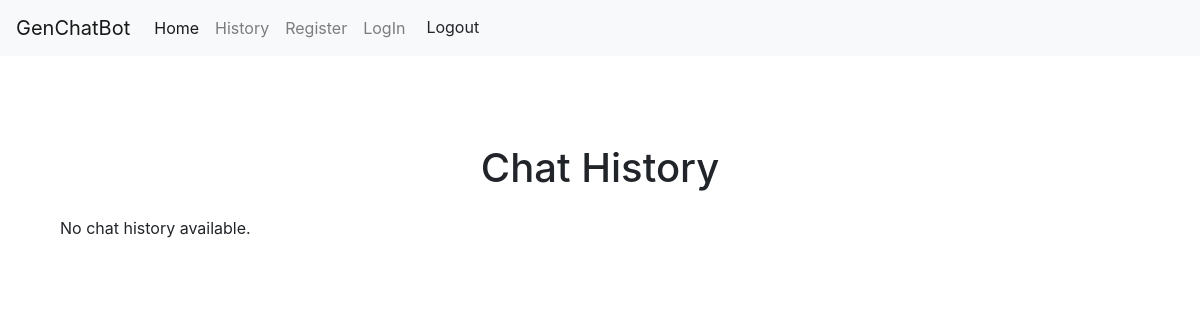
The page /history/ (signed in) on the database as committed earlier.
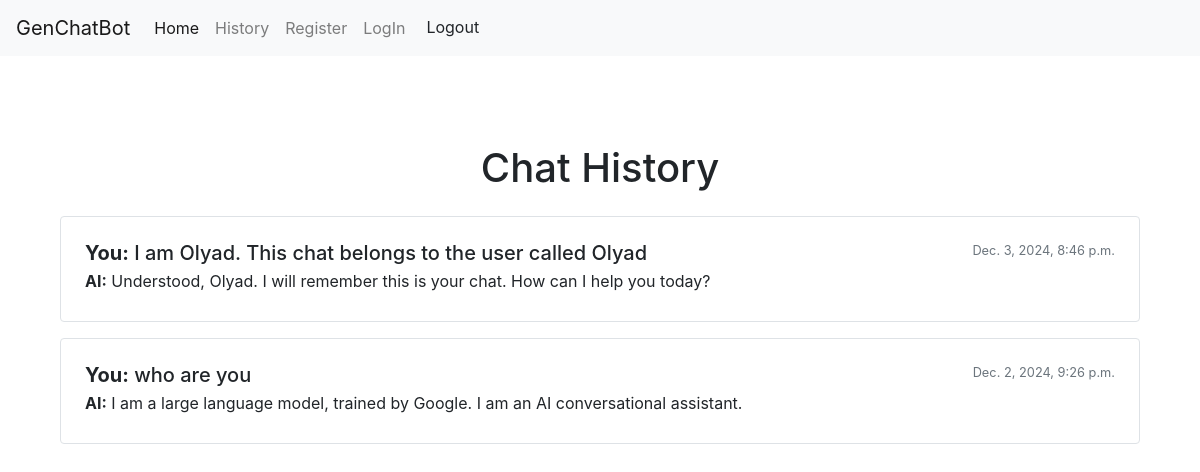
The same page on the database as committed later.
### chatbot/models.py (models this page shows)
class Chat(models.Model):
    user = models.ForeignKey(User, on_delete=models.CASCADE)
    message = models.TextField()
    response = models.TextField()
    timestamp = models.DateTimeField(auto_now_add=True)

### chatbot/views.py (the view)
# urls.py: path('history/', chatHistory, name='history'),
@login_required
def chatHistory(request):
    if request.user.is_authenticated:
        chats = Chat.objects.filter(user=request.user).order_by('-timestamp')
        return render(request, "history.html", {"chats": chats})
    else:
        return redirect('login')

### chatbot/templates/history.html
{% extends "base.html" %} {% block content %}
<h1>Chat History</h1>
<div class="container mt-5 pt-5">
  <h1 class="text-center mb-4">Chat History</h1>
  <div class="list-group">
    {% if user.is_authenticated %} {% if chats %} {% for chat in chats %}
    <div class="list-group-item p-4 mb-3 border rounded">
      <div class="d-flex justify-content-between">
        <h5 class="mb-1"><strong>You:</strong> {{ chat.message }}</h5>
        <small class="text-muted">{{ chat.timestamp }}</small>
      </div>
      <p class="mb-1"><strong>AI:</strong> {{ chat.response }}</p>
    </div>
    {% endfor %} {% else %}
    <p>No chat history available.</p>
    {% endif %} {% else %}
    <p>
      You must be logged in to view your chat history.
      <a href="{% url 'login' %}">Login here</a>
    </p>
    {% endif %}
  </div>
</div>
{% endblock content %}

### chatbot/templates/base.html (shortened to what this page needs)
<!DOCTYPE html>
<html lang="en">
  <head>
    <link
      rel="stylesheet"
      href="https://stackpath.bootstrapcdn.com/bootstrap/4.3.1/css/bootstrap.min.css"
    />
  </head>
  <body>
    <nav class="navbar navbar-expand-lg navbar-light bg-light fixed-top">
      <a class="navbar-brand" href="{% url 'chat' %}">GenChatBot</a>
      <div class="collapse navbar-collapse" id="navbarNav">
        <ul class="navbar-nav">
          <li class="nav-item active">
            <a class="nav-link" href="{% url 'home' %}">Home</a>
          </li>
          <li class="nav-item">
            <a class="nav-link" href="{% url 'history' %}">History</a>
          </li>
          <li class="nav-item">
            <a class="nav-link" href="{% url 'register' %}">Register</a>
          </li>
          <li class="nav-item">
            <a class="nav-link" href="{% url 'login' %}">LogIn</a>
          </li>
          <li class="nav-item">
            <form
              action="{% url 'logout' %}"
              method="post"
              style="display: inline"
            >
              <button type="submit" class="btn blue">Logout</button>
            </form>
          </li>
        </ul>
      </div>
    </nav>
    <div class="container">{% block content %} {% endblock %}</div>
  </body>
</html>

Rows that differ between the two databases and show on the page:
added Chat: message "I am Olyad. This chat belongs to the user called Olyad", timestamp "Dec. 3, 2024, 8:46 p.m.", response "Understood, Olyad. I will remember this is your chat. How can I help you today?"
added Chat: message "who are you", timestamp "Dec. 2, 2024, 9:26 p.m.", response "I am a large language model, trained by Google. I am an AI conversational assistant."
Other text that changed with them:
text no longer shown: "No chat history available."
